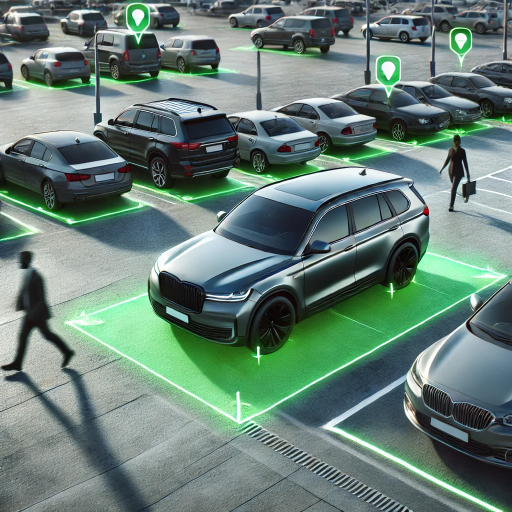
#> input picture aippic.webp, 1024 x 1024 px, given in place of the camera (shown at 1/2 size)
$ python main.py
#> lines starting #> are read from the running program, lines starting #| are printed output that depends on the picture
import cv2
import os
import datetime

# Set up video capture
cap = cv2.VideoCapture(0)

# Define the codec and create VideoWriter object
fourcc = cv2.VideoWriter_fourcc(*'mp4v')
output_folder = os.path.join(os.path.expanduser('~'), 'Desktop', 'records')
if not os.path.exists(output_folder):
    os.makedirs(output_folder)
output_file = os.path.join(output_folder, f'{datetime.datetime.now().strftime("%Y-%m-%d_%H-%M-%S")}.mp4')
out = cv2.VideoWriter(output_file, fourcc, 20.0, (640, 480))

# Set up motion detection parameters
motion_threshold = 5000
frame_delta_threshold = 25
first_frame = None

while True:
    # Capture frame-by-frame
    ret, frame = cap.read()
#> frame is the input picture: shape (1024, 1024, 3); mean B, G, R 119.2, 128.6, 104.5

    # If the frame cannot be read, break the loop
    if not ret:
        break

    # Convert frame to grayscale and blur it
    gray = cv2.cvtColor(frame, cv2.COLOR_BGR2GRAY)
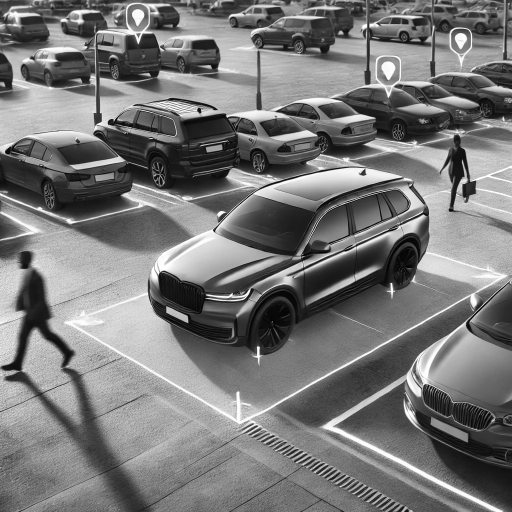
#> gray: shape (1024, 1024) (shown at 1/2 size); min 0, max 255, mean 120.3
    gray = cv2.GaussianBlur(gray, (21, 21), 0)
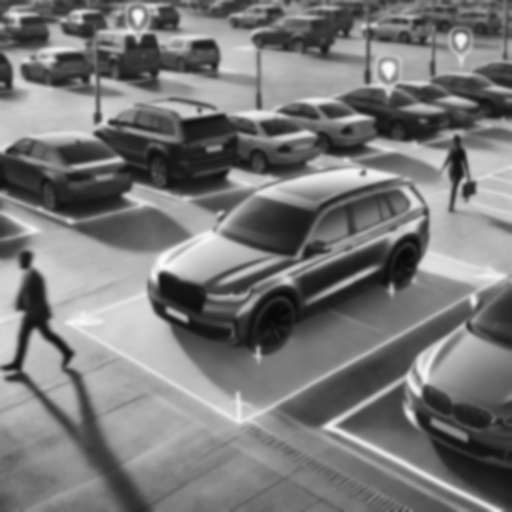
#> gray: shape (1024, 1024) (shown at 1/2 size); min 8, max 252, mean 120.3

    # If this is the first frame, initialize it
    if first_frame is None:
        first_frame = gray
        continue

    # Compute the absolute difference between the current frame and the first frame
    frame_delta = cv2.absdiff(first_frame, gray)
    thresh = cv2.threshold(frame_delta, frame_delta_threshold, 255, cv2.THRESH_BINARY)[1]

    # Dilate the thresholded image to fill in holes
    kernel = cv2.getStructuringElement(cv2.MORPH_ELLIPSE, (5, 5))
    thresh = cv2.dilate(thresh, kernel, iterations=4)

    # Find contours in the thresholded image
    contours, _ = cv2.findContours(thresh.copy(), cv2.RETR_EXTERNAL, cv2.CHAIN_APPROX_SIMPLE)

    # Loop over the contours
    motion_detected = False
    for contour in contours:
        # Ignore small contours
        if cv2.contourArea(contour) < motion_threshold:
            continue

        # Motion detected
        motion_detected = True

        # Draw the bounding box of the contour on the frame
        (x, y, w, h) = cv2.boundingRect(contour)
        cv2.rectangle(frame, (x, y), (x + w, y + h), (0, 255, 0), 2)

    # Add date and time overlay
    date_time = datetime.datetime.now().strftime('%Y-%m-%d %H:%M:%S')
    cv2.putText(frame, date_time, (10, 470), cv2.FONT_HERSHEY_SIMPLEX, 0.5, (255, 255, 255), 1, cv2.LINE_AA)

    # If motion is detected, record the video
    if motion_detected:
        out.write(frame)

    # Display the resulting frame
    cv2.imshow('frame', frame)

    # Exit if 'q' is pressed
    if cv2.waitKey(1) & 0xFF == ord('q'):
        break

# Release resources
cap.release()
out.release()
cv2.destroyAllWindows()
